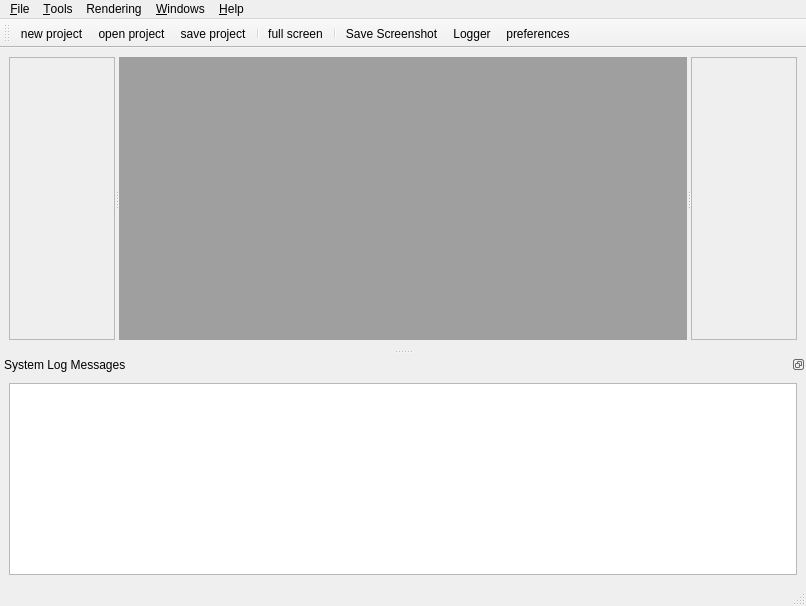
<?xml version="1.0" encoding="UTF-8"?>
<ui version="4.0">
 <class>MainWindowBase</class>
 <widget class="QMainWindow" name="MainWindowBase">
  <property name="geometry">
   <rect>
    <x>0</x>
    <y>0</y>
    <width>806</width>
    <height>606</height>
   </rect>
  </property>
  <property name="windowTitle">
   <string>MainWindow</string>
  </property>
  <widget class="QWidget" name="centralwidget">
   <layout class="QGridLayout" name="gridLayout">
    <item row="0" column="0">
     <widget class="QSplitter" name="splitter">
      <property name="orientation">
       <enum>Qt::Horizontal</enum>
      </property>
      <widget class="QFrame" name="leftFrame">
       <property name="frameShape">
        <enum>QFrame::StyledPanel</enum>
       </property>
       <property name="frameShadow">
        <enum>QFrame::Raised</enum>
       </property>
      </widget>
      <widget class="QMdiArea" name="mdiArea"/>
      <widget class="QFrame" name="rightFrame">
       <property name="frameShape">
        <enum>QFrame::StyledPanel</enum>
       </property>
       <property name="frameShadow">
        <enum>QFrame::Raised</enum>
       </property>
      </widget>
     </widget>
    </item>
   </layout>
  </widget>
  <widget class="QMenuBar" name="menubar">
   <property name="geometry">
    <rect>
     <x>0</x>
     <y>0</y>
     <width>806</width>
     <height>23</height>
    </rect>
   </property>
   <widget class="QMenu" name="menu_File">
    <property name="title">
     <string>&amp;File</string>
    </property>
    <addaction name="actionProjectNew"/>
    <addaction name="actionProjectOpen"/>
    <addaction name="separator"/>
    <addaction name="actionProjectSave"/>
    <addaction name="actionProjectSaveAs"/>
    <addaction name="actionProjectClose"/>
    <addaction name="separator"/>
    <addaction name="actionAppClose"/>
   </widget>
   <widget class="QMenu" name="menu_Windows">
    <property name="title">
     <string>&amp;Windows</string>
    </property>
   </widget>
   <widget class="QMenu" name="menu_Help">
    <property name="title">
     <string>&amp;Help</string>
    </property>
    <addaction name="actionAbout"/>
   </widget>
   <widget class="QMenu" name="menu_Tools">
    <property name="title">
     <string>&amp;Tools</string>
    </property>
    <addaction name="actionLoggerToggle"/>
    <addaction name="separator"/>
    <addaction name="actionPreferences"/>
   </widget>
   <widget class="QMenu" name="menuRendering">
    <property name="title">
     <string>Rendering</string>
    </property>
   </widget>
   <addaction name="menu_File"/>
   <addaction name="menu_Tools"/>
   <addaction name="menuRendering"/>
   <addaction name="menu_Windows"/>
   <addaction name="menu_Help"/>
  </widget>
  <widget class="QStatusBar" name="statusbar"/>
  <widget class="QToolBar" name="toolBar">
   <property name="windowTitle">
    <string>toolBar</string>
   </property>
   <attribute name="toolBarArea">
    <enum>TopToolBarArea</enum>
   </attribute>
   <attribute name="toolBarBreak">
    <bool>false</bool>
   </attribute>
   <addaction name="actionProjectNew"/>
   <addaction name="actionProjectOpen"/>
   <addaction name="actionProjectSave"/>
   <addaction name="separator"/>
   <addaction name="actionFullScreen"/>
   <addaction name="separator"/>
   <addaction name="actionSaveScreenshot"/>
   <addaction name="actionLoggerToggle"/>
   <addaction name="actionPreferences"/>
  </widget>
  <widget class="QDockWidget" name="statusDockWidget">
   <property name="floating">
    <bool>false</bool>
   </property>
   <property name="features">
    <set>QDockWidget::DockWidgetFloatable|QDockWidget::DockWidgetMovable</set>
   </property>
   <property name="windowTitle">
    <string>System Log Messages</string>
   </property>
   <attribute name="dockWidgetArea">
    <number>8</number>
   </attribute>
   <widget class="QWidget" name="dockWidgetContents">
    <layout class="QGridLayout" name="gridLayout_2">
     <item row="0" column="0">
      <widget class="wombat::QMessageWriter" name="messageWidget"/>
     </item>
    </layout>
   </widget>
  </widget>
  <action name="actionProjectOpen">
   <property name="icon">
    <iconset resource="../../lib/wombatui_qt/resources/wombat.qrc">
     <normaloff>:/icons/24/document-open.png</normaloff>:/icons/24/document-open.png</iconset>
   </property>
   <property name="text">
    <string>&amp;open project</string>
   </property>
   <property name="statusTip">
    <string>open a project</string>
   </property>
   <property name="shortcut">
    <string>Ctrl+O</string>
   </property>
  </action>
  <action name="actionProjectSave">
   <property name="icon">
    <iconset resource="../../lib/wombatui_qt/resources/wombat.qrc">
     <normaloff>:/icons/24/document-save.png</normaloff>:/icons/24/document-save.png</iconset>
   </property>
   <property name="text">
    <string>&amp;save project</string>
   </property>
   <property name="statusTip">
    <string>save project</string>
   </property>
   <property name="shortcut">
    <string>Ctrl+S</string>
   </property>
  </action>
  <action name="actionProjectClose">
   <property name="text">
    <string>close project</string>
   </property>
   <property name="statusTip">
    <string>close project</string>
   </property>
  </action>
  <action name="actionAppClose">
   <property name="icon">
    <iconset resource="../../lib/wombatui_qt/resources/wombat.qrc">
     <normaloff>:/icons/24/system-shutdown.png</normaloff>:/icons/24/system-shutdown.png</iconset>
   </property>
   <property name="text">
    <string>exit</string>
   </property>
   <property name="statusTip">
    <string>close application</string>
   </property>
   <property name="shortcut">
    <string>Ctrl+Q</string>
   </property>
  </action>
  <action name="actionAbout">
   <property name="text">
    <string>About</string>
   </property>
  </action>
  <action name="actionLoggerToggle">
   <property name="checkable">
    <bool>true</bool>
   </property>
   <property name="icon">
    <iconset resource="../../lib/wombatui_qt/resources/wombat.qrc">
     <normaloff>:/icons/24/dialog-warning.png</normaloff>:/icons/24/dialog-warning.png</iconset>
   </property>
   <property name="text">
    <string>&amp;Logger</string>
   </property>
   <property name="statusTip">
    <string>toggle logger visibility</string>
   </property>
  </action>
  <action name="actionProjectSaveAs">
   <property name="icon">
    <iconset resource="../../lib/wombatui_qt/resources/wombat.qrc">
     <normaloff>:/icons/24/document-save-as.png</normaloff>:/icons/24/document-save-as.png</iconset>
   </property>
   <property name="text">
    <string>save project as ..</string>
   </property>
   <property name="statusTip">
    <string>save project as</string>
   </property>
   <property name="shortcut">
    <string>Ctrl+Shift+S</string>
   </property>
  </action>
  <action name="actionPreferences">
   <property name="icon">
    <iconset resource="../../lib/wombatui_qt/resources/wombat.qrc">
     <normaloff>:/icons/24/preferences-system-session.png</normaloff>:/icons/24/preferences-system-session.png</iconset>
   </property>
   <property name="text">
    <string>preferences</string>
   </property>
   <property name="statusTip">
    <string>show preferences</string>
   </property>
  </action>
  <action name="actionProjectNew">
   <property name="icon">
    <iconset resource="../../lib/wombatui_qt/resources/wombat.qrc">
     <normaloff>:/icons/24/document-new.png</normaloff>:/icons/24/document-new.png</iconset>
   </property>
   <property name="text">
    <string>new project</string>
   </property>
   <property name="statusTip">
    <string>create new project</string>
   </property>
   <property name="shortcut">
    <string>Ctrl+N</string>
   </property>
  </action>
  <action name="actionFullScreen">
   <property name="checkable">
    <bool>true</bool>
   </property>
   <property name="icon">
    <iconset resource="../../lib/wombatui_qt/resources/wombat.qrc">
     <normaloff>:/icons/24/view-fullscreen.png</normaloff>:/icons/24/view-fullscreen.png</iconset>
   </property>
   <property name="text">
    <string>full screen</string>
   </property>
   <property name="toolTip">
    <string>show fullscreen</string>
   </property>
   <property name="statusTip">
    <string>show application fullscreen</string>
   </property>
  </action>
  <action name="actionSaveScreenshot">
   <property name="icon">
    <iconset resource="../../lib/wombatui_qt/resources/wombat.qrc">
     <normaloff>:/icons/24/photo.png</normaloff>:/icons/24/photo.png</iconset>
   </property>
   <property name="text">
    <string>Save Screenshot</string>
   </property>
   <property name="toolTip">
    <string>save a screenshot taken from the primary render widget</string>
   </property>
  </action>
 </widget>
 <customwidgets>
  <customwidget>
   <class>wombat::QMessageWriter</class>
   <extends>QListWidget</extends>
   <header location="global">wombatui_qt/helpers/QMessageWriter.h</header>
  </customwidget>
 </customwidgets>
 <resources>
  <include location="../../lib/wombatui_qt/resources/wombat.qrc"/>
 </resources>
 <connections>
  <connection>
   <sender>actionLoggerToggle</sender>
   <signal>toggled(bool)</signal>
   <receiver>statusDockWidget</receiver>
   <slot>setVisible(bool)</slot>
   <hints>
    <hint type="sourcelabel">
     <x>-1</x>
     <y>-1</y>
    </hint>
    <hint type="destinationlabel">
     <x>399</x>
     <y>514</y>
    </hint>
   </hints>
  </connection>
 </connections>
</ui>
